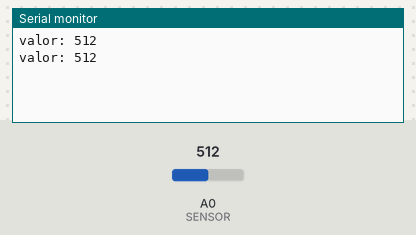
The sketch below on a simulated Arduino Uno, built with avr-gcc and run on an emulated ATmega328P. Parts: the last lines printed to the serial monitor. The inputs (shaded band) are chosen by the test bench; at power-on: A0 (SENSOR) = 512.

Above: at 1.8 s.
1.9 s: A0 (SENSOR) set to 716
At 2.8 s:
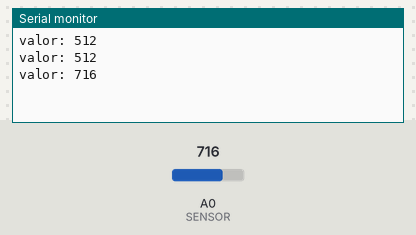
3.4 s: A0 (SENSOR) set to 900
At 4.8 s:
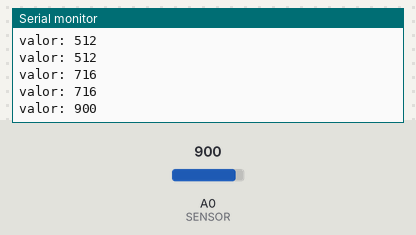
Timing chart, 0 to 6.4 s (numbered marks = the images above; inputs shaded):
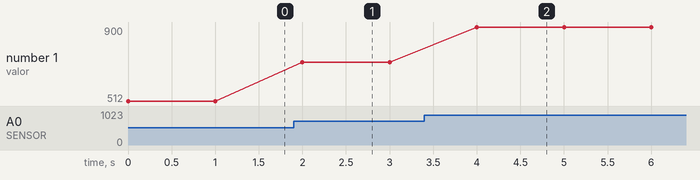

The sketch:

Cap14_0_LDR_Serial.ino
```cpp
int SENSOR = 0;     // Señal del LDR a la entrada A0 de Arduino
int VALOR;      // almacena valor leido de entrada A0
void setup(){
  // entradas analogicas no requieren inicialización
  // Solo inicializamos el puerto serial para ver los datos en la compu.
  Serial.begin(9600);
}


void loop(){
  VALOR = analogRead(SENSOR);   // lee valor de entrada A0
  Serial.print("valor: "); //writes the value to serial monitor.
  Serial.println(VALOR);
  delay(1000); //waits one second
}
```

Measured:
- after the input at 1.9 s, the serial monitor: prints a new line after 0.10 s (image 1)
- after the input at 3.4 s, the serial monitor: prints a new line after 0.60 s (image 2)
- plotted number 1: 512 → 716 after the input at 1.9 s, 716 → 900 after the input at 3.4 s
